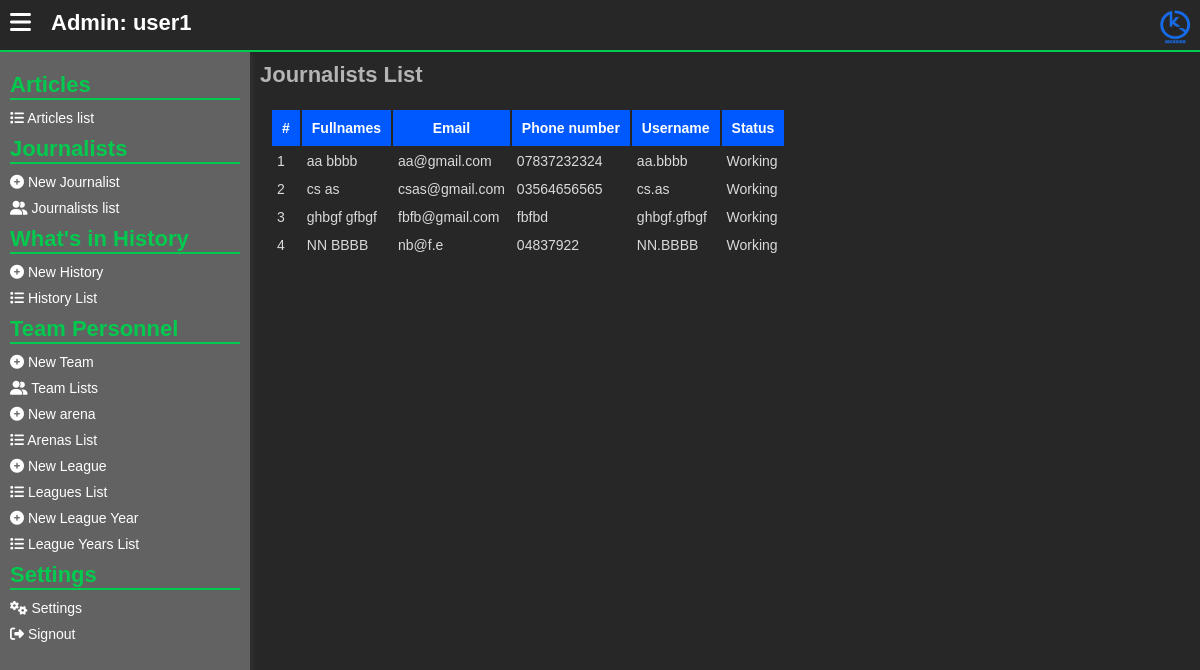
Screenshot of /admins/journalists-list.php (signed in) with the database file from the repository.
### tables this page shows
CREATE TABLE `journalists` (
  `id` int(11) NOT NULL,
  `first_name` varchar(255) NOT NULL,
  `last_name` varchar(255) NOT NULL,
  `user_name` varchar(255) NOT NULL,
  `email` varchar(255) NOT NULL,
  `phone_number` varchar(255) NOT NULL,
  `password` text NOT NULL,
  `display_name` varchar(255) NOT NULL,
  `status` varchar(255) NOT NULL DEFAULT 'Working'
);

### assets/php/admins/session_checker.php (called while the page is built, shortened)
<?php
    if (!isset($_SESSION['acting_admin_id'])) {
        header("location: signin.php");
    }
    else {
        $acting_admin_id = $_SESSION['acting_admin_id'];
        $check_admin_exists = mysqli_query($server,"SELECT * from
            admins WHERE id = '$acting_admin_id'
        ");
        if (mysqli_num_rows($check_admin_exists) !== 1) {
            header("location: ../admins/signin.php");
        }
        else {
            $get_the_admin_info = mysqli_fetch_array($check_admin_exists);
            $acting_admin_un = $get_the_admin_info["user_name"];
        }
    }
?>

### admins/journalists-list.php (the view, shortened to what this page needs)
<?php
include("../assets/php/global/server.php");
include("../assets/php/admins/session_checker.php");
?>
<!DOCTYPE html>
<html lang="en">
<head>
   <link rel="stylesheet" href="../assets/css/back-main.css">
   <link rel="stylesheet" href="https://cdnjs.cloudflare.com/ajax/libs/font-awesome/6.5.1/css/all.min.css" />
</head>
<body>
   <main>
      <section class="main-section">
         <?php include("../assets/php/admins/header.php"); ?>
         <div class="hero">
            <?php include("../assets/php/admins/left-nav.php") ?>
            <div class="dashboard">
               <div class="dashboard-cont">
                  <h1>
                     Journalists List
                  </h1>
                  <div class="form-row">
                     <table>
                        <thead>
                           <tr>
                              <th>
                                 #
                              </th>
                              <th>
                                 Fullnames
                              </th>
                              <th>
                                 Email
                              </th>
                              <th>
                                 Phone number
                              </th>
                              <th>
                                 Username
                              </th>
                              <th>
                                 Status
                              </th>
                           </tr>
                        </thead>
                        <tbody>
                           <?php
                           $get_journalists = mysqli_query($server, "SELECT * from journalists
                              ORDER BY display_name ASC
                           ");
                           ?>
                           <?php
                           $counter = 1;
                           while ($data_get_journalists = mysqli_fetch_array($get_journalists)) {
                           ?>
                              <tr>
                                 <td>
                                    <?php echo $counter++ ?>
                                 </td>
                                 <td>
                                    <?php echo $data_get_journalists['display_name']; ?>
                                 </td>
                                 <td>
                                    <?php echo $data_get_journalists['email']; ?>
                                 </td>
                                 <td>
                                    <?php echo $data_get_journalists['phone_number']; ?>
                                 </td>
                                 <td>
                                    <?php echo $data_get_journalists['user_name']; ?>
                                 </td>
                                 <td>
                                    <?php echo $data_get_journalists['status']; ?>
                                 </td>
                              </tr>
                           <?php
                           }
                           ?>
                        </tbody>
                     </table>
                  </div>
               </div>
            </div>
         </div>
      </section>
   </main>
</body>
</html>

### assets/php/admins/header.php
<header>
   <div class="menu">
      <button id="menu_toggleBTN">
         <i class="fa fa-bars"></i>
      </button>
   </div>
   <div class="username" onclick="location.reload()">
      Admin:
      <?php
         echo $acting_admin_un;
      ?>
   </div>
   <div class="logo">
      <a href="./home.php">
         <img src="../assets/images/KickSide - Logo.png" alt="Kick Side Logo">
      </a>
   </div>
</header>

### assets/css/back-main.css (style rules this page uses)
* { font-size: 14px; margin: 0; padding: 0; text-decoration: none; }
body { font-family: "Gill Sans", "Gill Sans MT", Calibri, "Trebuchet MS", sans-serif; margin: 0; padding: 0; background: #d3d3d357; overflow: hidden; }
button { cursor: pointer; background: transparent; border: 0; }
main { width: 100%; height: 100%; }
section.main-section { height: 100vh; width: 100vw; top: 0; left: 0; position: absolute; background: rgb(39, 39, 39); overflow: hidden; }
section.main-section header { width: 100vw; display: flex; flex-direction: row; margin: 0; padding: 0; height: 50px; border-bottom: 2px solid #02ca4e; }
section.main-section header .menu { padding: 10px; }
section.main-section header .menu button { border: 0; background: transparent; }
section.main-section header .menu button i { font-size: 24px; color: #fff; }
section.main-section header .username { flex: 4; padding: 10px; color: #fff; font-size: 22px; font-weight: bold; user-select: none; cursor: pointer; }
section.main-section header .logo { text-align: right; flex: 2; padding: 10px; }
section.main-section header .logo img { width: 30px; }
section.main-section .hero { width: 100%; display: flex; flex-direction: row; flex-wrap: nowrap; }
section.main-section .dashboard { height: calc(100vh - 50px); overflow: auto; flex: 1; }
section.main-section .dashboard .dashboard-cont { padding: 10px; }
section.main-section .dashboard .dashboard-cont h1 { color: #b4b4b4; font-size: 22px; }
section.main-section .dashboard .form-row { margin-top: 10px; padding: 10px; border-radius: 10px; }
section.main-section .dashboard .form-row table { width: auto; }
section.main-section .dashboard .form-row table thead { background: #0059ff; color: #fff; }
section.main-section .dashboard .form-row table thead th { padding: 10px; }
section.main-section .dashboard .form-row table tbody td { color: #dadada; padding: 5px; }

### rows the page displays
journalists: display_name "aa bbbb", email "aa@gmail.com", phone_number "07837232324", user_name "aa.bbbb", status "Working"
journalists: display_name "cs as", email "csas@gmail.com", phone_number "03564656565", user_name "cs.as", status "Working"
journalists: display_name "ghbgf gfbgf", email "fbfb@gmail.com", phone_number "fbfbd", user_name "ghbgf.gfbgf", status "Working"
journalists: display_name "NN BBBB", email "nb@f.e", phone_number "04837922", user_name "NN.BBBB", status "Working"

### other values shown
$acting_admin_un "user1"
